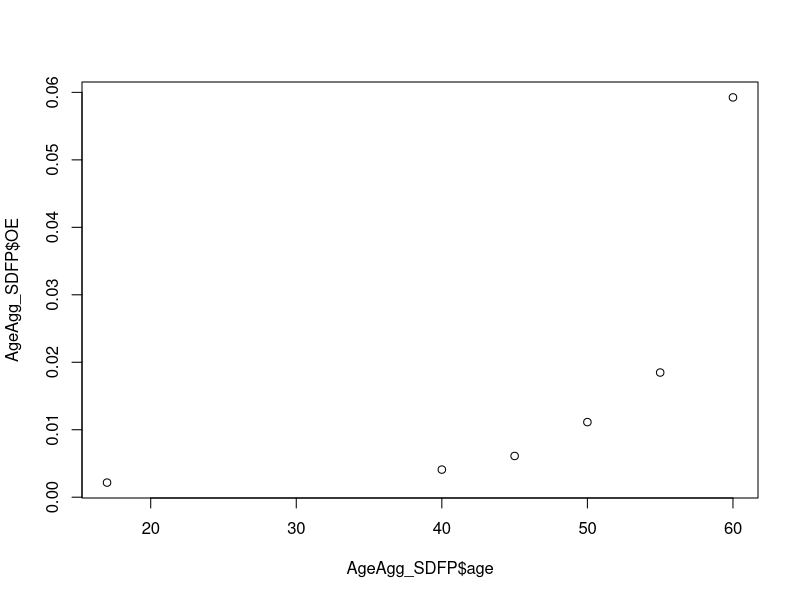
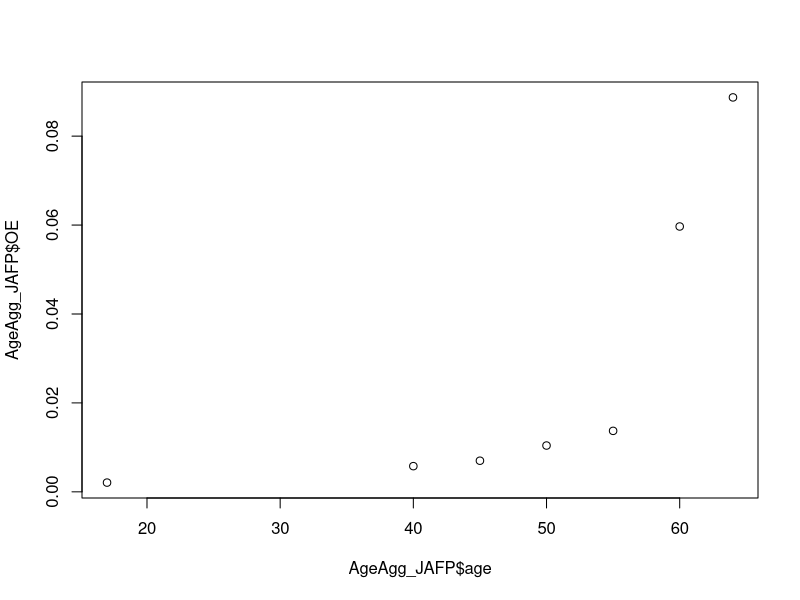
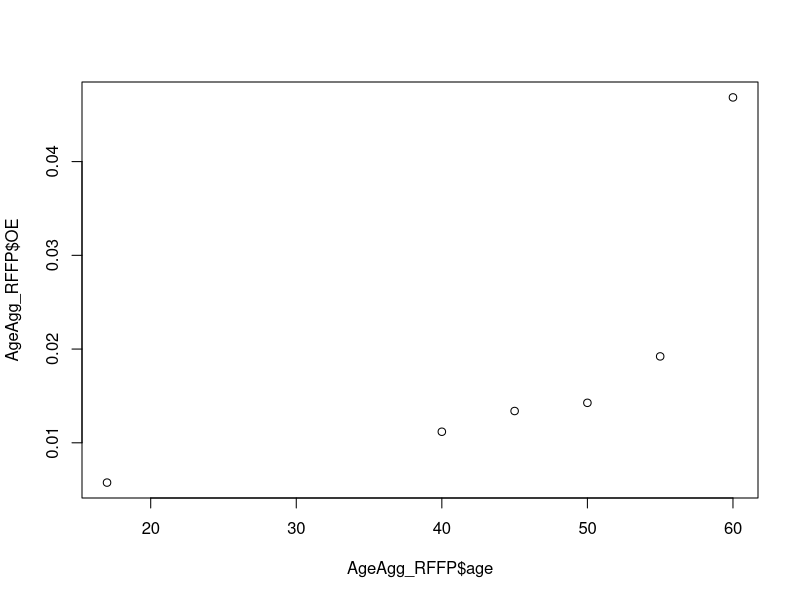
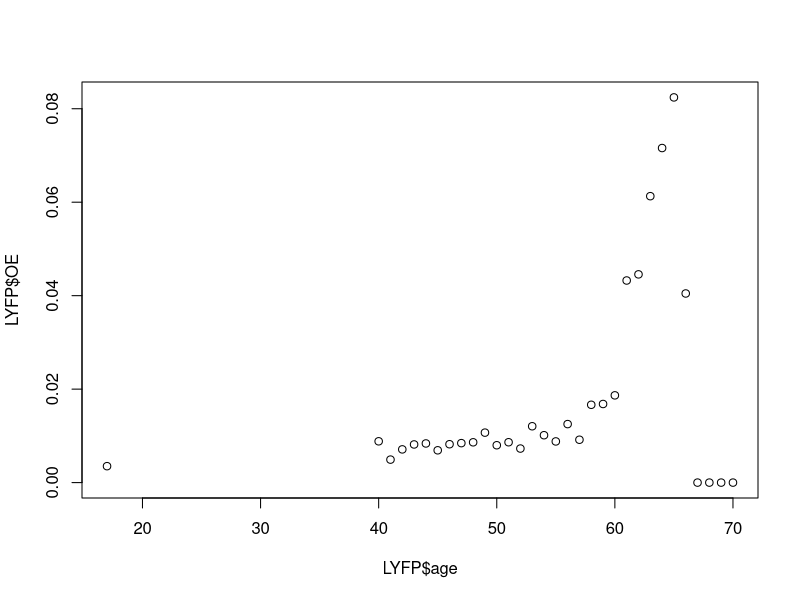
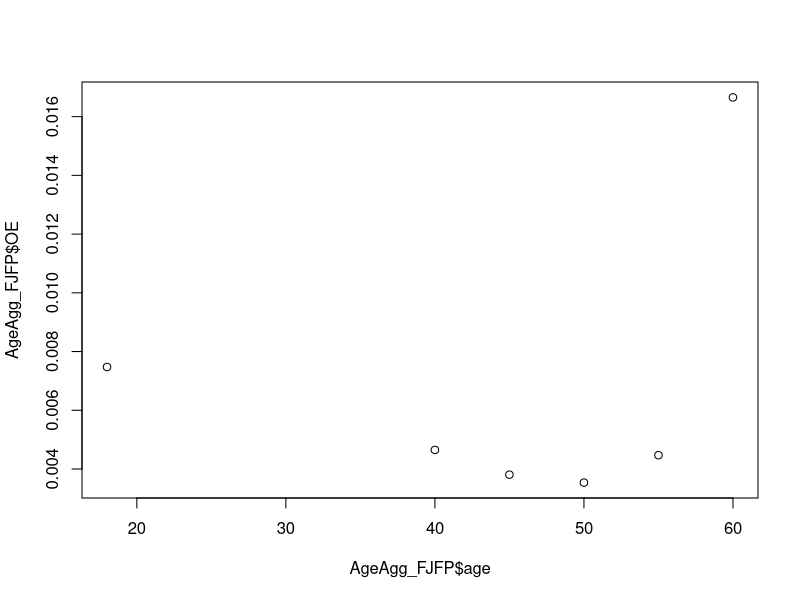
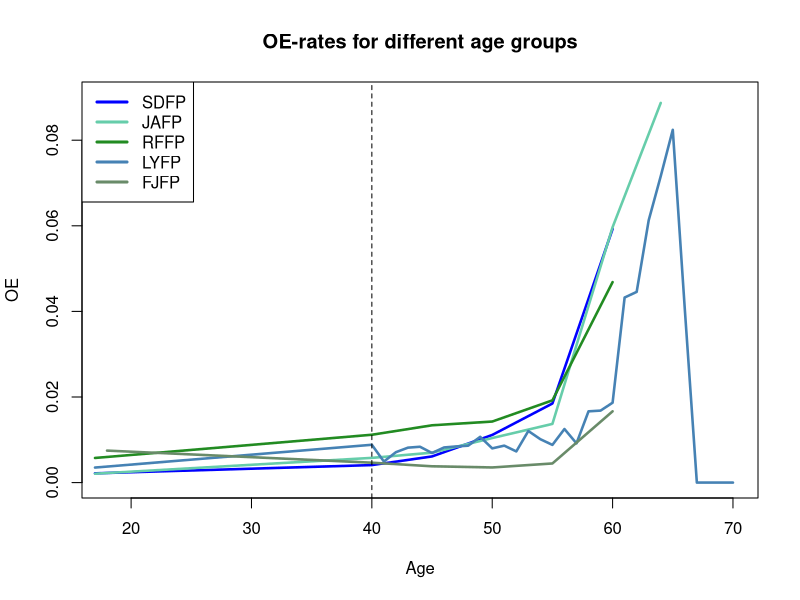

These figures' R source, in order:
######################################################
####               PAKKER OG DATA                 ####
######################################################
library(tidyverse)
library(ggplot2)
library(dplyr)
library(stats)
library(splines)
library(hexbin)

######################################################
####              DATASÆT TIL FP                  ####
######################################################

SDFP<-read_csv("Data/SD/SDFP.csv")
SDFP_OE<-sum(SDFP$O)/sum(SDFP$E)


JAFP<-read_csv("Data/JA/JAFP.csv")
JAFP_OE<-sum(JAFP$O)/sum(JAFP$E)


RFFP<-read_csv("Data/RF/RFFP.csv")
RFFP_OE<-sum(RFFP$O)/sum(RFFP$E)


LYFP<-read_csv("Data/LY/LYFP.csv")
LYFP_OE<-sum(LYFP$O)/sum(LYFP$E) #KUN ALDER
LYFP$OE <- LYFP$O / LYFP$E


FJFP<-read_csv("Data/FJ/FJFP.csv")
FJFP_OE<-sum(FJFP$O)/sum(FJFP$E)


######################################################
####      AGGREGERING OG IKKE-LINEARE TRENDS      ####
######################################################

# Aggregering af data efter 'age'
AgeAgg_SDFP <- SDFP %>%
  group_by(age) %>%
  summarise(expoAgg = sum(E), occAgg=sum(O)) %>%
  mutate(OE = occAgg/expoAgg)

# Aggregering af data efter 'age'
AgeAgg_JAFP <- JAFP %>%
  group_by(age) %>%
  summarise(expoAgg = sum(E), occAgg=sum(O)) %>%
  mutate(OE = occAgg/expoAgg)

# Aggregering af data efter 'age'
AgeAgg_RFFP <- RFFP %>%
  group_by(age) %>%
  summarise(expoAgg = sum(E), occAgg=sum(O)) %>%
  mutate(OE = occAgg/expoAgg)

# Aggregering af data efter 'age'
AgeAgg_FJFP <- FJFP %>%
  group_by(age) %>%
  summarise(expoAgg = sum(E), occAgg=sum(O)) %>%
  mutate(OE = occAgg/expoAgg)

# Aggregering af data efter 'age'
AgeAgg_LYFP <- LYFP %>%
  group_by(age) %>%
  summarise(expoAgg = sum(E), occAgg=sum(O)) %>%
  mutate(OE = occAgg/expoAgg)


# Plots af trends
plot(AgeAgg_SDFP$age, AgeAgg_SDFP$OE)
plot(AgeAgg_JAFP$age, AgeAgg_JAFP$OE)
plot(AgeAgg_RFFP$age, AgeAgg_RFFP$OE)
plot(LYFP$age, LYFP$OE)
plot(AgeAgg_FJFP$age, AgeAgg_FJFP$OE)


# Opret første plot med linjer
plot(AgeAgg_SDFP$age, AgeAgg_SDFP$OE, type = "l", col = "blue", lwd = 2.5, 
     xlab = "Age", ylab = "OE", main = "OE-rates for different age groups", ylim=c(0,0.09), xlim=c(18,70))

# Tilføj yderligere linjer til plottet
lines(AgeAgg_JAFP$age, AgeAgg_JAFP$OE, col = "aquamarine3", lwd = 2.5)
lines(AgeAgg_RFFP$age, AgeAgg_RFFP$OE, col = "forestgreen", lwd = 2.5)
lines(AgeAgg_LYFP$age, AgeAgg_LYFP$OE, col = "steelblue", lwd = 2.5)
lines(AgeAgg_FJFP$age, AgeAgg_FJFP$OE, col = "darkseagreen4", lwd = 2.5)

# Tilføj en legende for at identificere de forskellige grupper
legend("topleft", legend = c("SDFP", "JAFP", "RFFP", "LYFP", "FJFP"), 
       col = c("blue", "aquamarine3", "forestgreen", "steelblue", "darkseagreen4"), lwd = 3)
abline(v = 40, col = "black", lty = 2)
